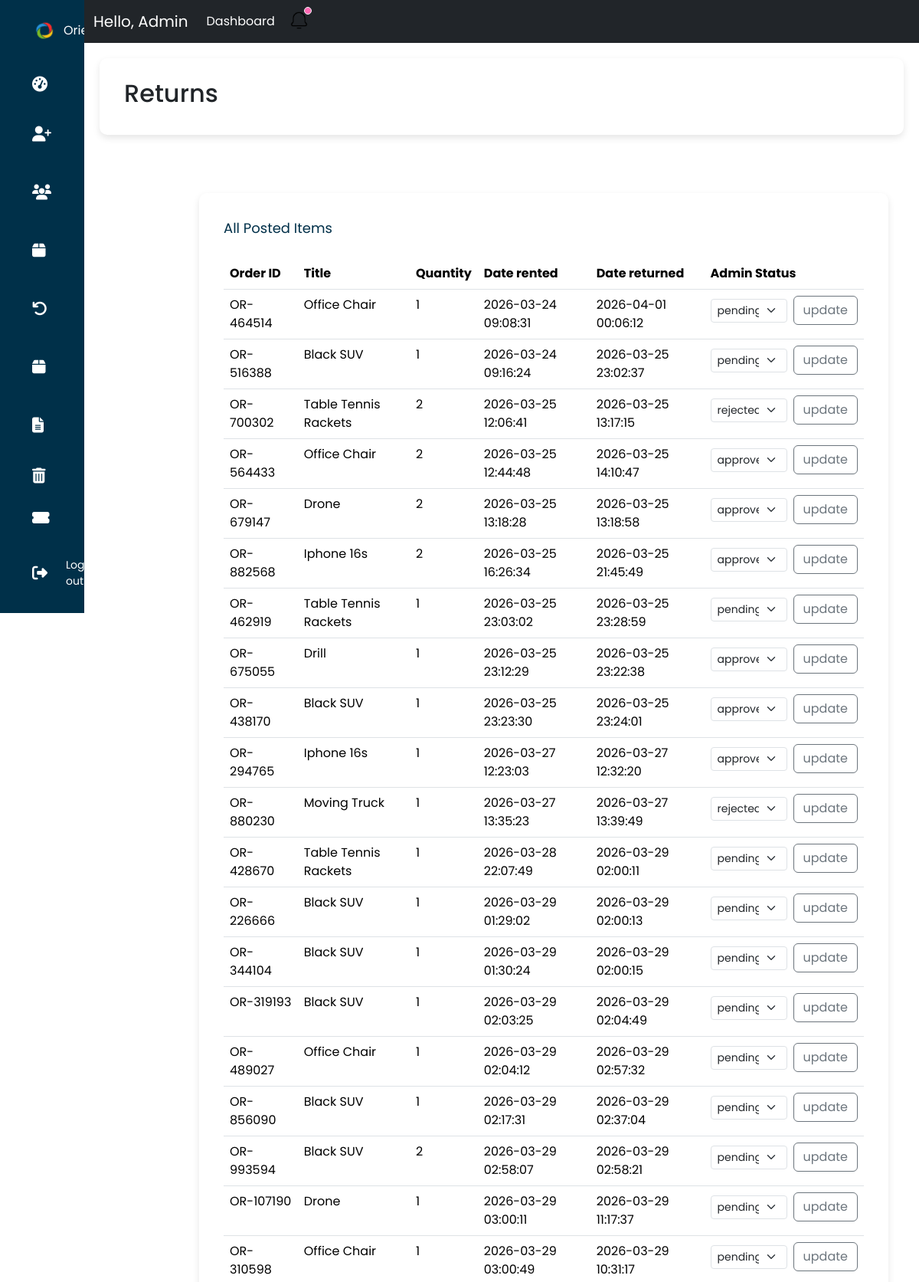
The app's page /admin/return.php (upper part) with its own data.
### tables this page shows
CREATE TABLE `active_orders` (
  `id` int(11) NOT NULL,
  `User_id` int(11) NOT NULL,
  `item_id` int(11) DEFAULT NULL,
  `item_name` varchar(255) DEFAULT NULL,
  `quantity` int(10) DEFAULT NULL,
  `days` int(10) DEFAULT NULL,
  `total` decimal(10,2) DEFAULT NULL,
  `start_date` datetime DEFAULT NULL,
  `due_on` datetime DEFAULT NULL,
  `status` enum('active','returned','overdue','cancelled') DEFAULT 'active',
  `title` varchar(255) DEFAULT NULL,
  `rented_date` timestamp NOT NULL DEFAULT current_timestamp(),
  `tracking_id` int(6) DEFAULT NULL,
  `delivery_status` enum('warehouse','shipped','received') DEFAULT 'warehouse',
  `date_returned` timestamp NULL DEFAULT NULL,
  `approval_status` enum('pending','approved','rejected') DEFAULT 'pending'
);

### admin/return.php (the view, shortened to what this page needs)
<?php session_start();
include("../config/db.php");
$return_query = mysqli_query($conn, "SELECT * FROM active_orders WHERE status='returned'");
?>
<!DOCTYPE html>
<html lang="en">
<head>
  <link rel="stylesheet" href="../assets/css/admin.css">
  <link href="https://cdn.jsdelivr.net/npm/bootstrap@5.3.8/dist/css/bootstrap.min.css" rel="stylesheet">
  <link rel="stylesheet" href="https://cdnjs.cloudflare.com/ajax/libs/font-awesome/6.5.0/css/all.min.css">
</head>
<body>
        <?php include("sidebar.php"); ?>
        <?php include("navbar.php"); ?>
        <div class="content">
          <div class="top">
            <div class="title">
              <h2>Returns</h2>
            </div>
          </div>
  <div class="content">
    <div class="contents-place">
      <p class="admin-title">All Posted Items</p>
      <div class="table-responsive">
        <table class="table table-hover">
          <thead>
            <tr>
             <th>Order ID</th>
              <th>Title</th>
              <th>Quantity</th>
              <th>Date rented</th>
              <th>Date returned</th>
              <th>Admin Status</th>
            </tr>
          </thead>
          <tbody>
            <?php
              while ($row = mysqli_fetch_assoc($return_query)) { ?>
                  <tr>
                      <td>OR-<?php echo $row['tracking_id']; ?></td>
                      <td><?php echo $row['title']; ?></td>
                      <td><?php echo $row['quantity']; ?></td>
                      <td><?php echo $row['rented_date']; ?></td>
                      <td><?php echo $row['date_returned']; ?></td>
                      <td>
                          <form action="../config/auth.php" method="POST" class="d-flex gap-2 align-items-center">
                              <select class= "form-select form-select-sm" style="width: 100px;" name="approval_status">
                                  <option value="pending" <?php if($row['approval_status'] == 'pending') echo 'selected';?>>pending</option>
                                  <option value="approved"  <?php if($row['approval_status'] == 'approved') echo 'selected';?>>approved</option>
                                  <option value="rejected"  <?php if($row['approval_status'] == 'rejected') echo 'selected';?>>rejected</option>
                              </select>
                              <button type="submit" class="btn btn-outline-secondary">update</button>
                          </form>
                      </td>
                  </tr>
              <?php } ?>
          </tbody>
        </table>
      </div>
    </div>
  </div>
</body>
</html>
</body>
</html>

### assets/css/admin.css (style rules this page uses)
* { margin: 0; padding: 0; border: none; outline: none; box-sizing: border-box; font-family: "Poppins", sans-serif; }
.content { padding: 20px; margin-left: 110px; margin-top: 56px; margin-left: 110px; }
.top { display: flex; height: 100px; justify-content: space-between; align-items: center; flex-wrap: wrap; background: white; border-radius: 10px; padding: 10px 32px; margin-bottom: 32px; box-shadow: 0 4px 10px rgba(0,0,0,0.1); }
.contents-place { background: white; padding: 32px; border-radius: 10px; box-shadow: 0 4px 10px rgba(0,0,0,0.1); }
.admin-title { color:#003049; padding-bottom: 10px; font-size: 18px; }
.title { font-size: 15px; font-weight: 200; }

### records on screen
active_orders: tracking "464514", title "Office Chair", quantity "1", rented_date "2026-03-24 09:08:31", date_returned "2026-04-01 00:06:12", approval_status "pending"
active_orders: tracking "516388", title "Black SUV", quantity "1", rented_date "2026-03-24 09:16:24", date_returned "2026-03-25 23:02:37", approval_status "pending"
active_orders: tracking "700302", title "Table Tennis Rackets", quantity "2", rented_date "2026-03-25 12:06:41", date_returned "2026-03-25 13:17:15", approval_status "rejected"
active_orders: tracking "564433", title "Office Chair", quantity "2", rented_date "2026-03-25 12:44:48", date_returned "2026-03-25 14:10:47", approval_status "approved"
active_orders: tracking "679147", title "Drone", quantity "2", rented_date "2026-03-25 13:18:28", date_returned "2026-03-25 13:18:58", approval_status "approved"
active_orders: tracking "882568", title "Iphone 16s", quantity "2", rented_date "2026-03-25 16:26:34", date_returned "2026-03-25 21:45:49", approval_status "approved"
active_orders: tracking "462919", title "Table Tennis Rackets", quantity "1", rented_date "2026-03-25 23:03:02", date_returned "2026-03-25 23:28:59", approval_status "pending"
active_orders: tracking "675055", title "Drill", quantity "1", rented_date "2026-03-25 23:12:29", date_returned "2026-03-25 23:22:38", approval_status "approved"
active_orders: tracking "438170", title "Black SUV", quantity "1", rented_date "2026-03-25 23:23:30", date_returned "2026-03-25 23:24:01", approval_status "approved"
active_orders: tracking "294765", title "Iphone 16s", quantity "1", rented_date "2026-03-27 12:23:03", date_returned "2026-03-27 12:32:20", approval_status "approved"
active_orders: tracking "880230", title "Moving Truck", quantity "1", rented_date "2026-03-27 13:35:23", date_returned "2026-03-27 13:39:49", approval_status "rejected"
active_orders: tracking "428670", title "Table Tennis Rackets", quantity "1", rented_date "2026-03-28 22:07:49", date_returned "2026-03-29 02:00:11", approval_status "pending"
active_orders: tracking "226666", title "Black SUV", quantity "1", rented_date "2026-03-29 01:29:02", date_returned "2026-03-29 02:00:13", approval_status "pending"
active_orders: tracking "344104", title "Black SUV", quantity "1", rented_date "2026-03-29 01:30:24", date_returned "2026-03-29 02:00:15", approval_status "pending"
active_orders: tracking "319193", title "Black SUV", quantity "1", rented_date "2026-03-29 02:03:25", date_returned "2026-03-29 02:04:49", approval_status "pending"
active_orders: tracking "489027", title "Office Chair", quantity "1", rented_date "2026-03-29 02:04:12", date_returned "2026-03-29 02:57:32", approval_status "pending"
active_orders: tracking "856090", title "Black SUV", quantity "1", rented_date "2026-03-29 02:17:31", date_returned "2026-03-29 02:37:04", approval_status "pending"
active_orders: tracking "993594", title "Black SUV", quantity "2", rented_date "2026-03-29 02:58:07", date_returned "2026-03-29 02:58:21", approval_status "pending"
active_orders: tracking "107190", title "Drone", quantity "1", rented_date "2026-03-29 03:00:11", date_returned "2026-03-29 11:17:37", approval_status "pending"
active_orders: tracking "310598", title "Office Chair", quantity "1", rented_date "2026-03-29 03:00:49", date_returned "2026-03-29 10:31:17", approval_status "pending"
